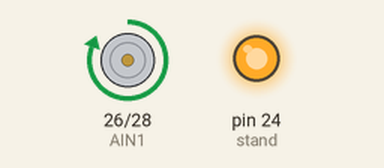
Recording of a sketch running on a simulated Arduino Mega 2560, built with avr-gcc and run on an emulated ATmega2560. Parts: motor-driver pin pairs drawn as motors (green arrow = first pin HIGH = forward, orange = second pin HIGH = backward, longer = more drive, scaled by the enable pin), output pins drawn as LEDs (lit = HIGH).

Above: at 2.5 s.
At 7.5 s:
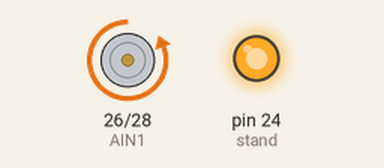
Timing chart, 0 to 11.5 s (numbered marks = the images above):
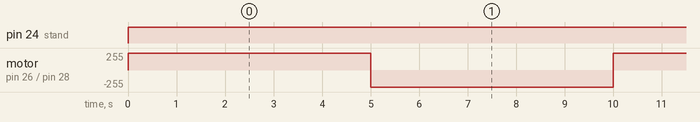

The sketch:

actuator.ino
```cpp
  int stand = 24;
  int PWMA = 7;
  int AIN1 = 26;
  int AIN2 = 28;

void setup() {
  pinMode (stand, OUTPUT);
  pinMode (PWMA, OUTPUT);
  pinMode (AIN1, OUTPUT);
  pinMode (AIN2, OUTPUT);

}

void loop() {
  movement (1,255,1);
  delay(5000);
  movement (1,255,0);
  delay(5000);
  stopga();
}

void movement (int motor, int spd, int dir){

  digitalWrite(stand, HIGH);

  boolean inPin1 = LOW;
  boolean inPin2 = HIGH;

  if (dir == 1){
    inPin1 = HIGH;
    inPin2 = LOW;
}

  else{
    inPin1 = LOW;
    inPin2 = HIGH;
  }
  if (motor == 1){
      digitalWrite(AIN1, inPin1);
      digitalWrite(AIN2, inPin2);
      analogWrite (PWMA, spd);
    }
}

void stopga(){digitalWrite(stand, LOW);}
```

Measured:
- by itself, pin 24 (stand): LOW → HIGH at 0.00 s
- by itself, motor on pin 26 (AIN1) / pin 28 (AIN2): alternates forward 255/255 for 5.0 s and backward 255/255 for 5.0 s
